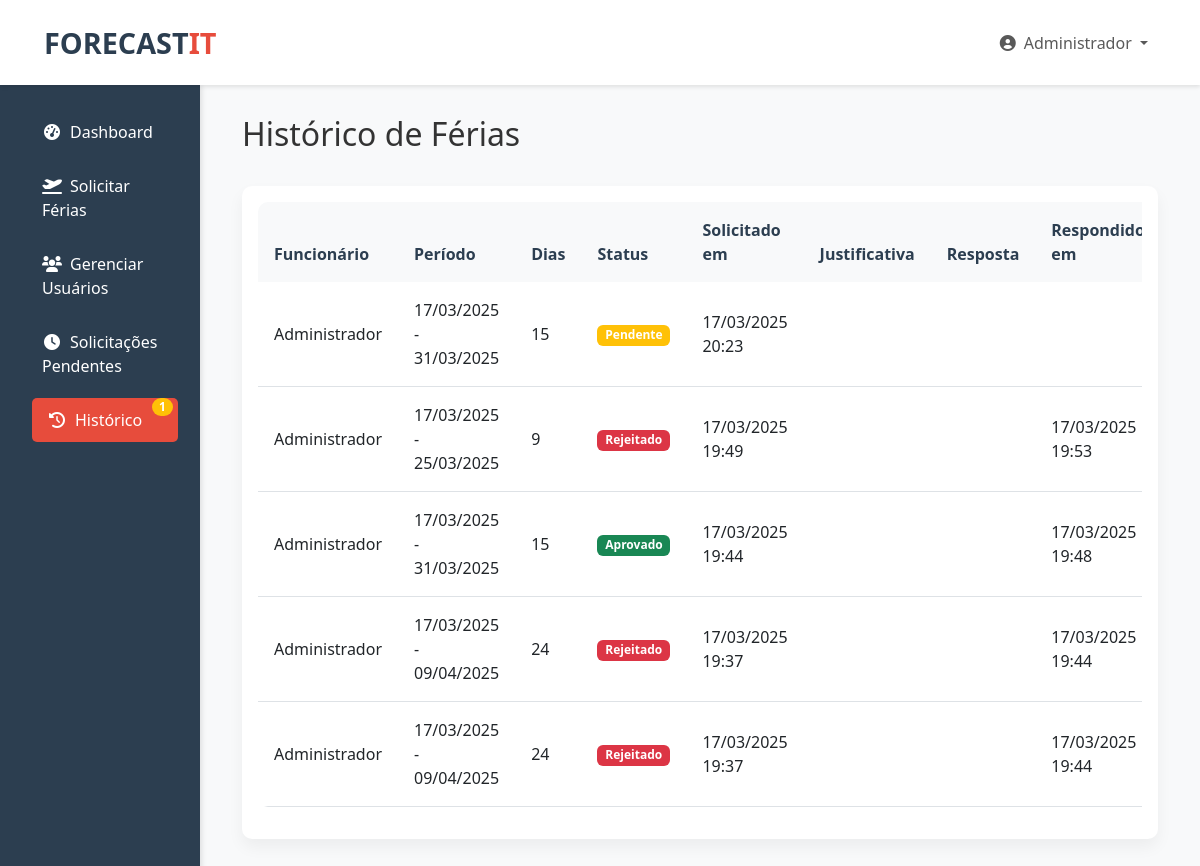
Screenshot of /vacation/history (signed in) with the database file from the repository.
### app/models/user.py (models this page shows, shortened)
class User(UserMixin, db.Model):
    id = db.Column(db.Integer, primary_key=True)
    name = db.Column(db.String(100), nullable=False)
    email = db.Column(db.String(120), unique=True, nullable=False)
    password_hash = db.Column(db.String(128))
    role = db.Column(db.String(20), nullable=False, default='employee')
    vacation_days = db.Column(db.Integer, default=30)  # Padrão no Brasil
    department = db.Column(db.String(50), nullable=False)
    created_at = db.Column(db.DateTime, default=datetime.utcnow)
    is_approved = db.Column(db.Boolean, default=False)
    pending_approval = db.Column(db.Boolean, default=True)
    vacation_requests = db.relationship(
        'VacationRequest',
        back_populates='requester',
        lazy='select',
        cascade='all, delete-orphan'
    )

### app/models/vacation_request.py (models this page shows, shortened)
class VacationRequest(db.Model):
    __tablename__ = 'vacation_request'
    id = db.Column(db.Integer, primary_key=True)
    user_id = db.Column(db.Integer, db.ForeignKey('user.id', ondelete='CASCADE'), nullable=False)
    start_date = db.Column(db.Date, nullable=False)
    end_date = db.Column(db.Date, nullable=False)
    days_requested = db.Column(db.Integer, nullable=False)
    justification = db.Column(db.Text)
    status = db.Column(db.String(20), default='pending')  # pending, approved, rejected
    request_date = db.Column(db.DateTime, default=datetime.utcnow)
    response_date = db.Column(db.DateTime)
    response_justification = db.Column(db.Text)
    requester = db.relationship(
        'User',
        foreign_keys=[user_id],
        back_populates='vacation_requests',
        lazy='joined',
        join_depth=1
    )

### app/routes/vacation.py (the view)
@vacation.route('/vacation/history')
@login_required
def vacation_history():
    base_query = VacationRequest.query
    if current_user.role != 'admin':
        base_query = base_query.join(User).filter(User.department == current_user.department)
    requests = base_query.order_by(VacationRequest.request_date.desc()).all()
    return render_template('vacation/history.html', requests=requests)

### app/templates/vacation/history.html (shortened to what this page needs)
{% extends "base.html" %}
{% block content %}
<div class="container">
    <div class="row mb-4">
        <div class="col">
            <h2>Histórico de Férias</h2>
        </div>
    </div>
    <div class="card">
        <div class="card-body">
            <div class="table-responsive">
                <table class="table table-hover">
                    <thead>
                        <tr>
                            {% if current_user.role == 'admin' %}
                            <th>Funcionário</th>
                            {% endif %}
                            <th>Período</th>
                            <th>Dias</th>
                            <th>Status</th>
                            <th>Solicitado em</th>
                            <th>Justificativa</th>
                            <th>Resposta</th>
                            <th>Respondido em</th>
                        </tr>
                    </thead>
                    <tbody>
                        {% set shown_ids = [] %}
                        {% for request in requests %}
                            {% if request.id not in shown_ids %}
                                {% set _ = shown_ids.append(request.id) %}
                                <tr>
                                    {% if current_user.role == 'admin' %}
                                    <td>{{ request.requester.name }}</td>
                                    {% endif %}
                                    <td>
                                        {{ request.start_date.strftime('%d/%m/%Y') }} -
                                        {{ request.end_date.strftime('%d/%m/%Y') }}
                                    </td>
                                    <td>{{ request.days_requested }}</td>
                                    <td>
                                        {% if request.status == 'pending' %}
                                        <span class="badge bg-warning">Pendente</span>
                                        {% elif request.status == 'approved' %}
                                        <span class="badge bg-success">Aprovado</span>
                                        {% else %}
                                        <span class="badge bg-danger">Rejeitado</span>
                                        {% endif %}
                                    </td>
                                    <td>{{ request.request_date.strftime('%d/%m/%Y %H:%M') }}</td>
                                    <td>
                                    </td>
                                    <td>
                                    </td>
                                    <td>
                                        {% if request.response_date %}
                                        {{ request.response_date.strftime('%d/%m/%Y %H:%M') }}
                                        {% endif %}
                                    </td>
                                </tr>
                            {% endif %}
                        {% endfor %}
                    </tbody>
                </table>
            </div>
        </div>
    </div>
</div>
{% endblock %}

### app/templates/base.html (shortened to what this page needs)
<!DOCTYPE html>
<html lang="pt-BR">
<head>
    <link href="https://cdn.jsdelivr.net/npm/bootstrap@5.3.0/dist/css/bootstrap.min.css" rel="stylesheet">
    <link href="https://cdn.jsdelivr.net/npm/@fortawesome/fontawesome-free@6.0.0/css/all.min.css" rel="stylesheet">
    <link href='https://cdn.jsdelivr.net/npm/fullcalendar@5.11.3/main.css' rel='stylesheet'>
    <link href="{{ url_for('static', filename='css/style.css') }}" rel="stylesheet">
</head>
<body>
    <nav class="navbar navbar-expand-lg navbar-light">
        <div class="container-fluid">
            <a class="navbar-brand" href="{{ url_for('main.dashboard') }}">
                FORECAST<span>IT</span>
            </a>
            <div class="collapse navbar-collapse" id="navbarNav">
                <ul class="navbar-nav ms-auto">
                    {% if current_user.is_authenticated %}
                    <li class="nav-item dropdown">
                        <a class="nav-link dropdown-toggle" href="#" id="userDropdown" role="button" data-bs-toggle="dropdown">
                            <i class="fas fa-user-circle me-2"></i>{{ current_user.name }}
                        </a>
                    </li>
                    {% endif %}
                </ul>
            </div>
        </div>
    </nav>
    <div class="container-fluid">
        <div class="row">
            {% if current_user.is_authenticated %}
            <div class="col-md-2 sidebar">
                <ul class="nav flex-column">
                    <li class="nav-item">
                        <a class="nav-link {% if request.endpoint == 'main.dashboard' %}active{% endif %}"
                           href="{{ url_for('main.dashboard') }}">
                            <i class="fas fa-tachometer-alt me-2"></i>Dashboard
                        </a>
                    </li>
                    <li class="nav-item">
                        <a class="nav-link {% if request.endpoint == 'vacation.request_vacation' %}active{% endif %}"
                           href="{{ url_for('vacation.request_vacation') }}">
                            <i class="fas fa-plane-departure me-2"></i>Solicitar Férias
                        </a>
                    </li>
                    {% if current_user.role == 'admin' %}
                    <li class="nav-item">
                        <a class="nav-link {% if request.endpoint == 'auth.list_users' %}active{% endif %}"
                           href="{{ url_for('auth.list_users') }}">
                            <i class="fas fa-users me-2"></i>Gerenciar Usuários
                        </a>
                    </li>
                    <li class="nav-item">
                        <a class="nav-link {% if request.endpoint == 'vacation.pending_requests' %}active{% endif %}"
                           href="{{ url_for('vacation.pending_requests') }}">
                            <i class="fas fa-clock me-2"></i>Solicitações Pendentes
                        </a>
                    </li>
                    {% endif %}
                    <li class="nav-item">
                        <a class="nav-link {% if request.endpoint == 'vacation.vacation_history' %}active{% endif %}"
                           href="{{ url_for('vacation.vacation_history') }}">
                            <i class="fas fa-history me-2"></i>Histórico
                            {% if pending_count > 0 %}
                            <span class="badge bg-warning badge-notification">{{ pending_count }}</span>
                            {% endif %}
                        </a>
                    </li>
                </ul>
            </div>
            <div class="col-md-10 main-content">
            {% else %}
            <div class="col-12 main-content p-0">
            {% endif %}
                {% block content %}{% endblock %}
            </div>
        </div>
    </div>
</body>
</html>

### app/static/css/style.css (style rules this page uses)
:root { --primary-color: #e74c3c; --secondary-color: #2c3e50; --accent-color: #95a5a6; --text-color: #333333; --light-bg: #f8f9fa; }
body { color: var(--text-color); font-family: 'Segoe UI', Arial, sans-serif; background-color: var(--light-bg); }
.navbar { background-color: white !important; box-shadow: 0 2px 4px rgba(0,0,0,0.1); padding: 1rem 2rem; }
.navbar-brand { font-weight: 700; font-size: 1.8rem; color: var(--secondary-color) !important; }
.navbar-brand span { color: var(--primary-color); }
.sidebar { min-height: calc(100vh - 56px); background-color: var(--secondary-color); padding-top: 20px; box-shadow: 2px 0 5px rgba(0,0,0,0.1); }
.sidebar .nav-link { color: white; margin: 5px 15px; border-radius: 5px; padding: 10px 15px; transition: all 0.3s ease; }
.sidebar .nav-link:hover, .sidebar .nav-link.active { background-color: var(--primary-color); transform: translateX(5px); }
.sidebar .nav-link i { width: 20px; text-align: center; }
.main-content { padding: 30px; }
.card { border: none; border-radius: 10px; box-shadow: 0 0.5rem 1rem rgba(0, 0, 0, 0.05); margin-bottom: 20px; background-color: white; }
.table { background-color: white; border-radius: 10px; overflow: hidden; }
.table thead th { background-color: var(--light-bg); border-bottom: none; color: var(--secondary-color); font-weight: 600; padding: 1rem; }
.table td { padding: 1rem; vertical-align: middle; }
.badge-notification { position: absolute; top: 0; right: 5px; padding: 0.25em 0.6em; font-size: 0.75rem; border-radius: 50px; }

### rows the page displays
User: name "Administrador"
VacationRequest: requester.name "Administrador", start_date "17/03/2025", end_date "31/03/2025", days_requested "15", status "Pendente", request_date "17/03/2025 20:23"
VacationRequest: requester.name "Administrador", start_date "17/03/2025", end_date "25/03/2025", days_requested "9", status "Rejeitado", request_date "17/03/2025 19:49", response_date "17/03/2025 19:53"
VacationRequest: requester.name "Administrador", start_date "17/03/2025", end_date "31/03/2025", days_requested "15", status "Aprovado", request_date "17/03/2025 19:44", response_date "17/03/2025 19:48"
VacationRequest: requester.name "Administrador", start_date "17/03/2025", end_date "09/04/2025", days_requested "24", status "Rejeitado", request_date "17/03/2025 19:37", response_date "17/03/2025 19:44"
VacationRequest: requester.name "Administrador", start_date "17/03/2025", end_date "09/04/2025", days_requested "24", status "Rejeitado", request_date "17/03/2025 19:37", response_date "17/03/2025 19:44"

### other values shown
{{ pending_count }} "1"
